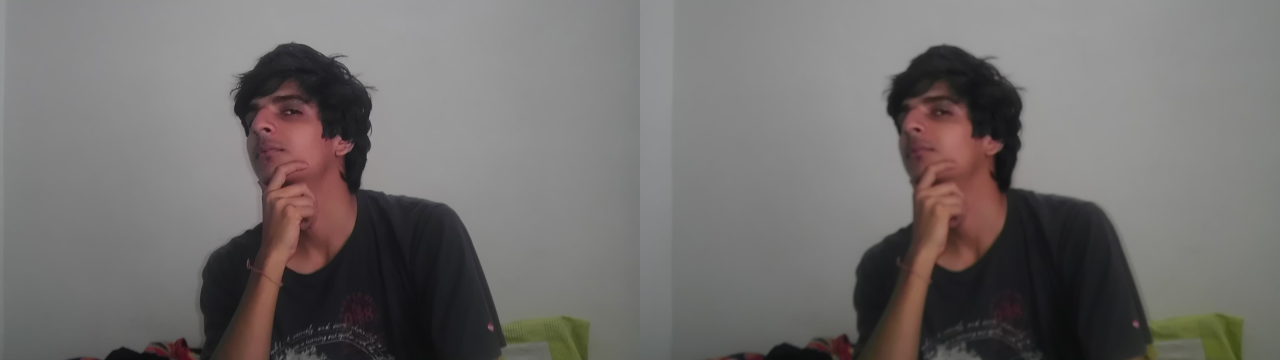
//> input picture testimages/65.jpg, 3840 x 1080 px (shown at 1/3 size)
$ ./manualBg ../testimages/65.jpg ../testimages/65.jpg ../testimages/65.jpg   (built with g++ and OpenCV 4)
//> lines starting //> are read from the running program, lines starting //| are printed output that depends on the picture; after the words box and inside, x2 and y2 are one past the last pixel; in counts of white or black regions, pixels touching at a corner belong together
#include "opencv2/core/core.hpp"
#include "opencv2/calib3d/calib3d.hpp"
#include <opencv2/highgui/highgui.hpp>
#include <opencv2/imgproc/imgproc.hpp>
#include "opencv2/contrib/contrib.hpp"
#include "opencv2/photo/photo.hpp"
#include <stdio.h>
#include <vector>
#include <stdio.h>
//#include "histo.cpp"

using namespace std;
using namespace cv;

int histPick(Mat Oirgdisp, int &lower, int &upper);
int histRange(int pxv[], int index, int& lower, int& upper);
int segmentForeground(Mat &foreground, Mat &background);

int main(int argc, char* argv[])
{
    Mat disp, pMask, nMask, dMask, dnMask, valMat;
    int val;
    val = 116;
    disp =  imread(argv[1], CV_LOAD_IMAGE_GRAYSCALE);
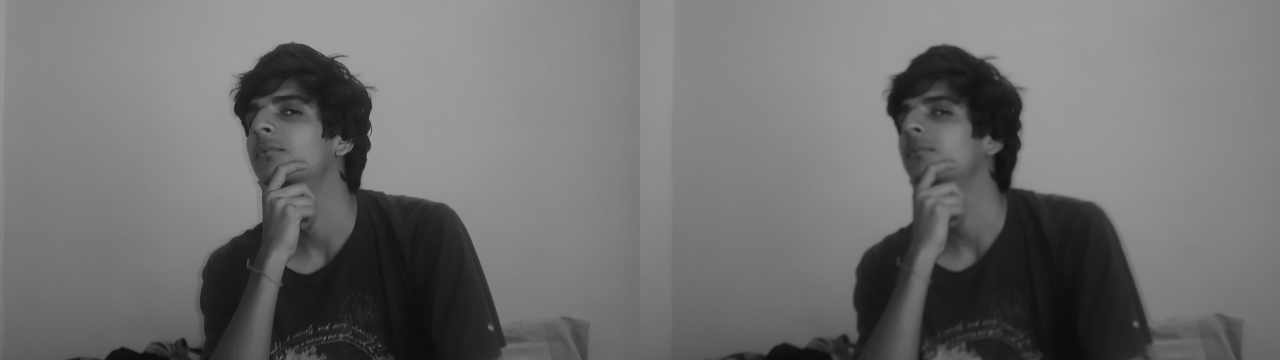
//> disp: 1080 rows x 3840 cols, CV_8UC1 (shown at 1/3 size); min 11, max 170, mean 111.3
    pMask = imread(argv[2], CV_LOAD_IMAGE_GRAYSCALE);
    nMask = imread(argv[3], CV_LOAD_IMAGE_GRAYSCALE);

    dMask = pMask - nMask;
//> dMask: 1080 rows x 3840 cols, CV_8UC1; every value is 0
    dnMask = Scalar(255) - dMask;
//> dnMask: 1080 rows x 3840 cols, CV_8UC1; every value is 255

    imshow("mask", dMask);
    Mat newDisp;
    inpaint(disp, dMask, newDisp, 10, INPAINT_TELEA);

    // [7 lines of commented-out code are left out]

    imshow("old disp", disp);
    imshow("new disp", newDisp);

    int lower, upper;
    int dispval;

    dispval = histPick(newDisp, lower, upper);
    Mat fg, bg;
    inRange(newDisp, Scalar(lower), Scalar(upper), fg);
    segmentForeground(fg, bg);
    Mat img;
    img = imread("65.jpg");
    resize(img, img, Size(img.cols/2, img.rows/2));
    Mat img1(img, Rect(0, 0, img.cols/2, img.rows));
    bitwise_and(img1, fg, fg);
    bitwise_and(img1, bg, bg);
    imshow("foreground", fg);
    imshow("background", bg);
    waitKey(0);

    waitKey(0);
    return(0);
}

int histPick(Mat Oirgdisp, int &lower, int &upper)
{
    // TODO: Find peaks and set range

    Mat disp(Oirgdisp, Rect(150, 0, Oirgdisp.cols - 300, Oirgdisp.rows));
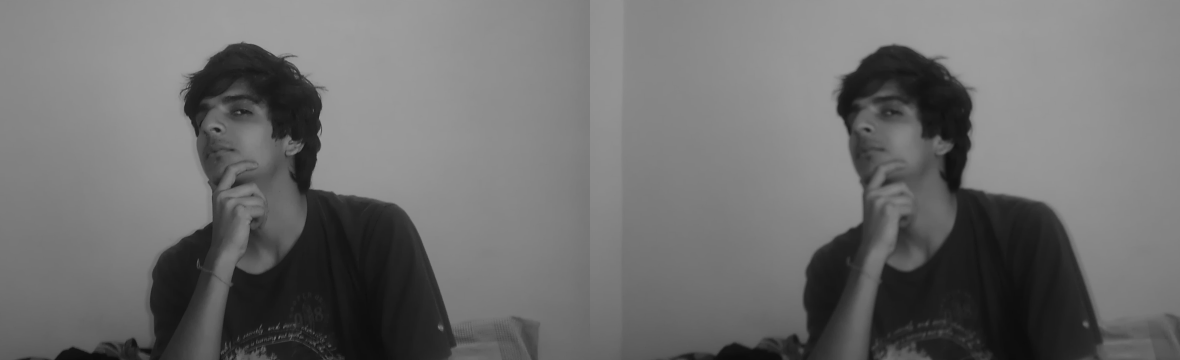
//> disp: 1080 rows x 3540 cols, CV_8UC1 (shown at 1/3 size); min 11, max 170, mean 110.2
    imshow("cropped", disp);
    int pxv[256] = {0};
    printf("%d %d\n", disp.rows, disp.cols);
//| 1080 3540
    for(int i=0; i<disp.rows; i++)
    {
        for(int j=0; j<disp.cols; j++)
        {
            pxv[disp.at<uchar>(i, j)] += 1;
        }
    }
//> after the loop, pxv = 256 values, max 86662 at index 152, min 0 at index 0, mean 14934.4
    printf("histogram created\n");
    for(int i=0; i<256; i++)
    {
        printf("%d - %d\n", i, pxv[i]);
    }
//> this loop made 256 passes
//| 0 - 0
//| 1 - 0
//| 2 - 0
//| 3 - 0
//| 4 - 0
//| 5 - 0
//| 6 - 0
//| 7 - 0
//> (output is shown up to pass 8 of 256)

    int maxval=0;
    int val;
    int maxindex = 255;
    int sumPix=0;
    int totalPix = disp.cols * disp.rows;
//> totalPix = 3823200

    for(int i=230; i>150; i--)
    {
        val = pxv[i];
        sumPix += val;
        if (val > maxval)
        {
            maxval = val;
            maxindex = i;
        }
    }
//> this loop made 80 passes
//> (val, maxval) on passes 61, 62, 69, 70, 71, 72, 73, 74, 75, 76, 78, 79: (1, 1), (2, 2), (5, 5), (6, 6), (15, 15), (4449, 4449), (38837, 38837), (41885, 41885), (61270, 61270), (63725, 63725), (77420, 77420), (86662, 86662)
//> val on passes 1 to 6: 0, 0, 0, 0, 0, 0
//> after the loop, sumPix = 512828; maxval = 86662; maxindex = 152
    printf("interim dispval = %d\n", maxindex);
//| interim dispval = 152
    printf("pixVal = %d\n", pxv[maxindex]);
//| pixVal = 86662
    printf("sumPix = %d totalPix = %d\n", sumPix, totalPix);
//| sumPix = 512828 totalPix = 3823200

    if (pxv[maxindex] < sumPix/20 || sumPix < totalPix/10)
    {
        printf("not enough pixels to support this value. Increasing the range.\n");
        maxval=0;
        maxindex = 150;
        sumPix = 0;

        for(int i=150; i>100; i--)
        {
            val = pxv[i];
            sumPix += val;
            if (val > maxval)
            {
                maxval = val;
                maxindex = i;
            }
        }

        printf("interim dispval = %d\n", maxindex);
        printf("pixVal = %d\n", pxv[maxindex]);
        printf("sumPix = %d totalPix = %d\n", sumPix, totalPix);

        if (pxv[maxindex] < sumPix/20 || sumPix < totalPix/20)
        {
            printf("not enough pixels to support this value. Increasing the range.\n");
            maxval=0;
            maxindex = 100;
            sumPix = 0;

            for(int i=100; i>50; i--)
            {
                val = pxv[i];
                sumPix += val;
                if (val > maxval)
                {
                    maxval = val;
                    maxindex = i;
                }
            }

            printf("interim dispval = %d\n", maxindex);
            printf("pixVal = %d\n", pxv[maxindex]);
            printf("sumPix = %d totalPix = %d\n", sumPix, totalPix);
        }

    }
    histRange(pxv, maxindex, lower, upper);
    return (maxindex);
}

int histRange(int pxv[], int index, int& lower, int& upper)
{
//> called with index = 152
    int pixCount = pxv[index];
//> pixCount = 86662
    int threshval = pixCount/10;
//> threshval = 8666
    int tolerance=3;
    int tCount=0;

    upper = index;
//> upper = 152
    lower = index;
//> lower = 152
    for(int i=index; i<256; i++)
    {
        printf("val = %d, threshval = %d\n", pxv[i], threshval);
        if (pxv[i] < threshval)
        {
            tCount++;
        }
        else
        {
            //tCount = 0;
            upper = i;
        }

        if(tCount > tolerance)
        {
            break;
        }
    }
//> this loop made 11 passes
//| val = 86662, threshval = 8666
//| val = 77420, threshval = 8666
//| val = 57676, threshval = 8666
//| val = 63725, threshval = 8666
//| val = 61270, threshval = 8666
//| val = 41885, threshval = 8666
//| val = 38837, threshval = 8666
//| val = 4449, threshval = 8666
//> (output is shown up to pass 8 of 11)
//> after the loop, tCount = 4
    tCount = 0;
    for(int i=index; i>0; i--)
    {
        printf("val = %d, threshval = %d\n", pxv[i], threshval);
        if (pxv[i] < threshval)
        {
            tCount++;
        }
        else
        {
            //tCount = 0;
            lower = i;
        }

        if(tCount > tolerance)
        {
            break;
        }
    }
//> this loop made 68 passes
//| val = 86662, threshval = 8666
//| val = 80865, threshval = 8666
//| val = 72171, threshval = 8666
//| val = 66872, threshval = 8666
//| val = 55647, threshval = 8666
//| val = 66357, threshval = 8666
//| val = 73614, threshval = 8666
//| val = 63338, threshval = 8666
//> (output is shown up to pass 8 of 68)
//> after the loop, tCount = 4
//> in histPick, `histRange(pxv, maxindex, lower, upper);`: lower = 89; upper = 158
//> in main, `dispval = histPick(newDisp, lower, upper);`: dispval = 152; lower = 89; upper = 158
//> in main, `inRange(newDisp, Scalar(lower), Scalar(upper), fg);`:
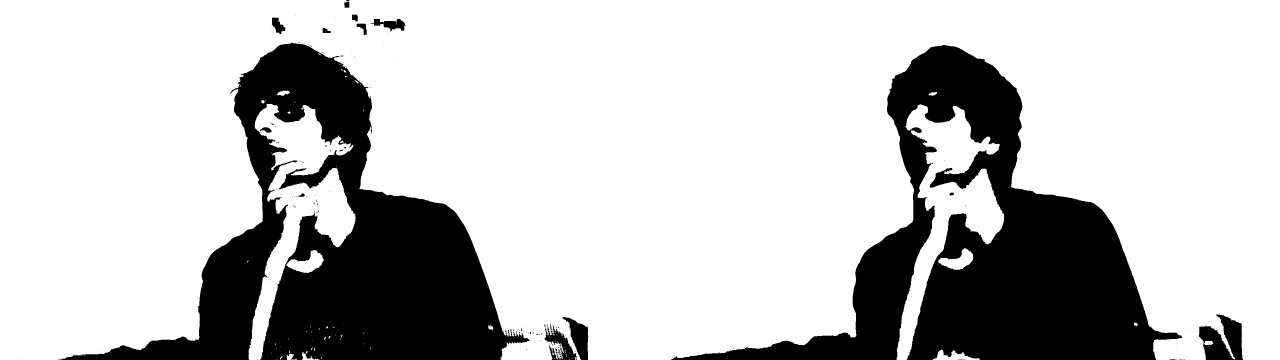
//> fg: 1080 rows x 3840 cols, CV_8UC1 (shown at 1/3 size); 76.7% white; 194 black regions (172 under 20 px)
    // [9 lines of commented-out code are left out]

    if (upper != lower && upper != index)
    {
        return 1;
    }
    else
    {
        return 0;
    }
}

int segmentForeground(Mat &foreground, Mat &background)
{
    vector<vector<Point> > contours;
    vector<Vec4i> hierarchy;
    Mat drawing, kernel;
    int size=3;
    drawing = Mat::zeros(foreground.size(), CV_8UC3);
    findContours(foreground.clone(), contours, hierarchy, CV_RETR_TREE, CV_CHAIN_APPROX_SIMPLE, Point(0,0));
//> contours = 369 contours, 329 with area under 20; largest, box (x1, y1, x2, y2) and area: (0, 0, 3840, 1080) 3004895, (746, 311, 1067, 1080) 82350, (2690, 313, 3012, 1080) 77665, (859, 750, 971, 819) 3821, (2815, 745, 2920, 810) 3274
    for (int i=0; i<contours.size(); i++)
    {
        if (contourArea(contours[i]) > 15000)
        {
            drawContours(drawing, contours, i, Scalar(255, 255, 255), CV_FILLED, 8, hierarchy, 0, Point());
        }
    }
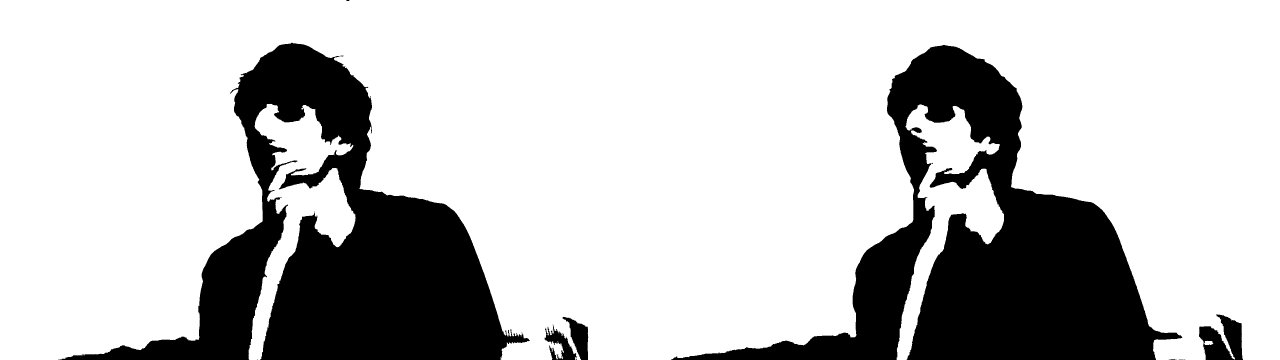
//> drawing: 1080 rows x 3840 cols, CV_8UC3 (shown at 1/3 size); 76.6% white; 12 black regions (5 under 20 px), largest, box (x1, y1, x2, y2) and area: (2014, 135, 3548, 1080) 476082, (174, 128, 1589, 1080) 474716, (3597, 943, 3729, 1080) 11669

    kernel = getStructuringElement(MORPH_ELLIPSE, Size(2*size+1, 2*size+1), Point(size, size));
    //erode(drawing, drawing, kernel, Point(-1, -1), 2);
    Mat temp;
    drawing.copyTo(temp);
    //dilate(drawing, temp, kernel, Point(-1, -1), 1);
    drawing = Mat::zeros(foreground.size(), CV_8UC3);
    contours.clear();
//> contours = 0 contours
    hierarchy.clear();
    cvtColor(temp, temp, CV_BGR2GRAY);
//> temp: 1080 rows x 3840 cols, CV_8UC1; 76.6% white; 12 black regions (5 under 20 px)
    findContours(temp.clone(), contours, hierarchy, CV_RETR_TREE, CV_CHAIN_APPROX_SIMPLE, Point(0,0));
//> contours = 3 contours; box (x1, y1, x2, y2) and area: (0, 0, 3840, 1080) 3004895, (746, 311, 1067, 1080) 82350, (2690, 313, 3012, 1080) 77665
    for (int i=0; i<contours.size(); i++)
    {
        if (contourArea(contours[i]) > 15000)
        {
            drawContours(drawing, contours, i, Scalar(255, 255, 255), CV_FILLED, 8, hierarchy, 0, Point());
        }
    }
//> this loop made 3 passes
    //dilate(drawing, drawing, kernel, Point(-1, -1), 1);
    foreground = drawing.clone();
    background = Scalar(255, 255, 255) - foreground;
//> further down, img is the input picture: 1080 rows x 3840 cols, CV_8UC3; mean B, G, R 109.2, 110.4, 113.7
//> in main, `Mat img1(img, Rect(0, 0, img.cols/2, img.rows));`:
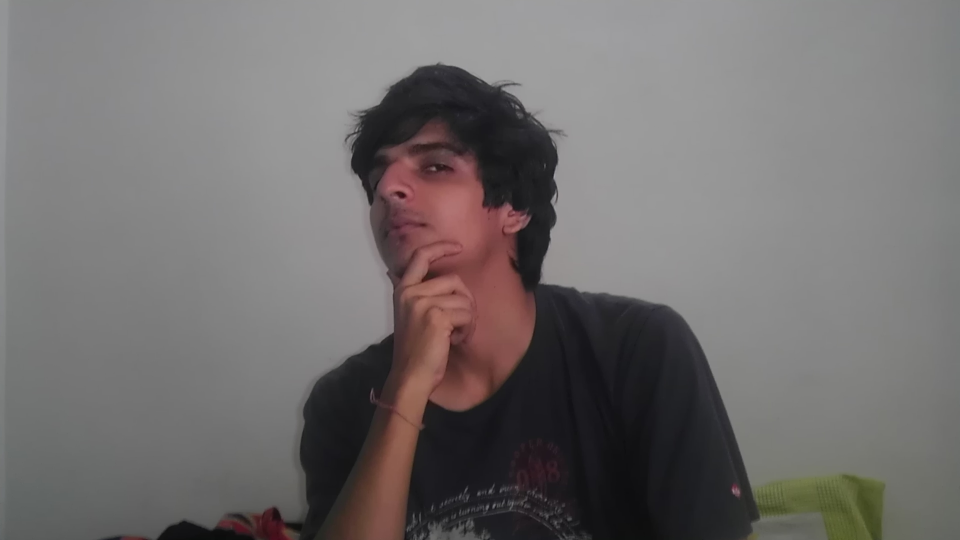
//> img1: 540 rows x 960 cols, CV_8UC3; mean B, G, R 110.1, 110.5, 114.2
//> (the run ends here: the program stops with an error, at `bitwise_and(img1, fg, fg);`)
